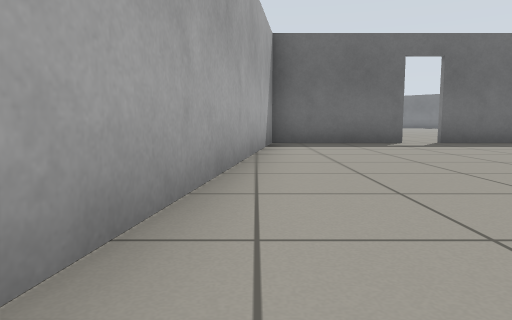
View 1 (above)

19 first-person views from a walk through a Gazebo world. The camera is 0.5 m above the floor, tilts 6° down and sees 70° across. Floor lines are 1 m apart. The floor is counted in squares, 1 m on a side. Each view is taken from the middle of a square. On the plan, view 1 faces up. The plan holds only what a view shows up to about 9 squares ahead; the rest is blank. The place goes on beyond the plan.

View 2
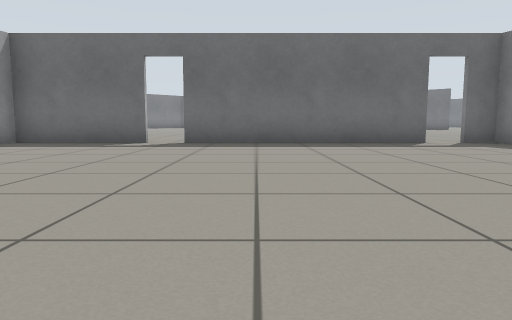

View 3
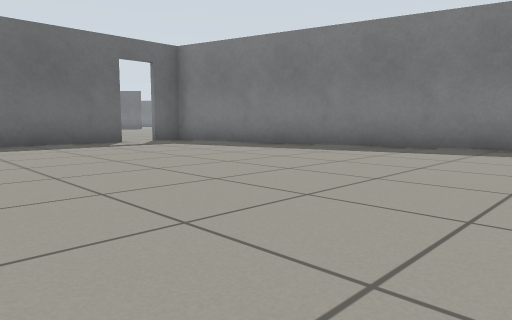

View 4
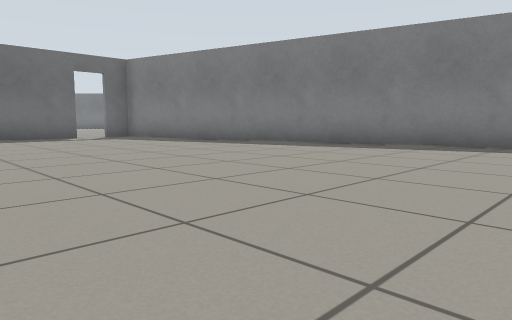

View 5
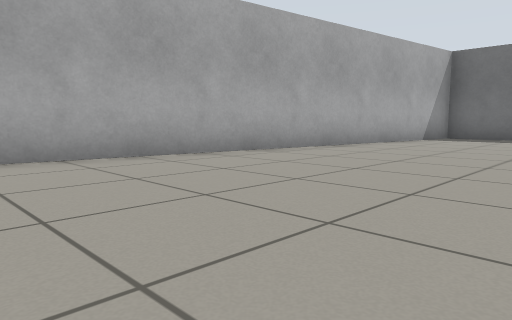

View 6
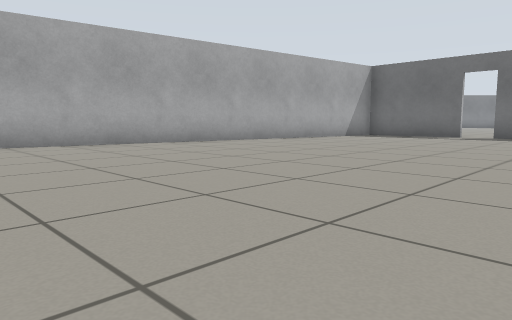

View 7
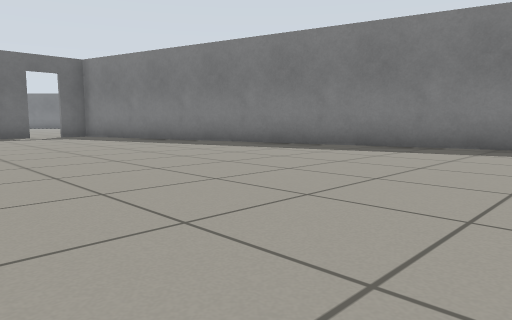

View 8
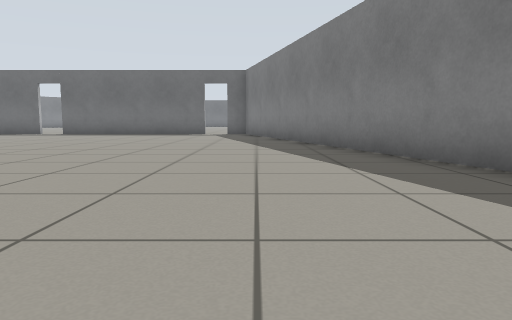

View 9
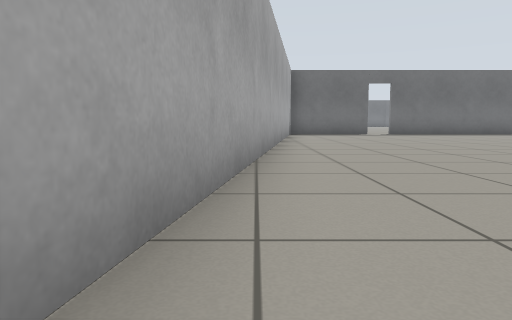

View 10
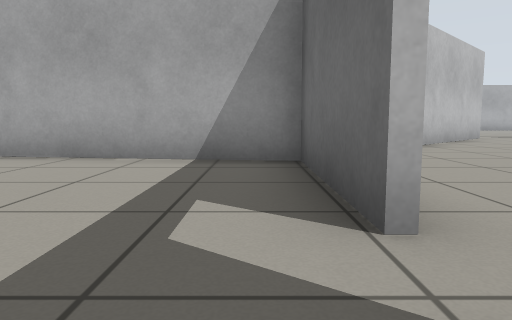

View 11
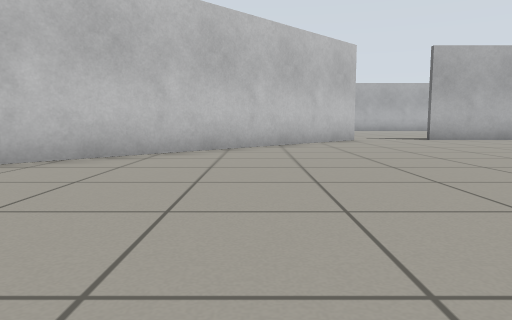

View 12
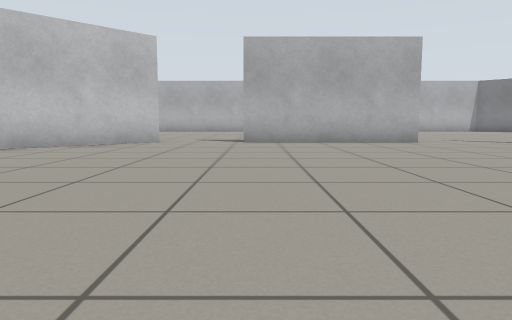

View 13
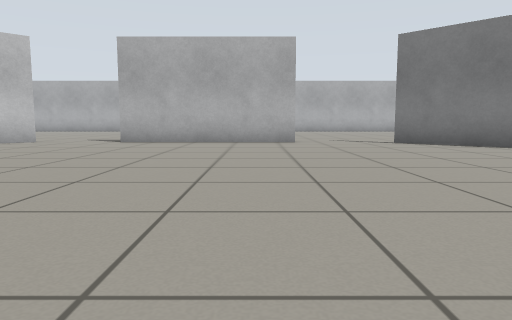

View 14
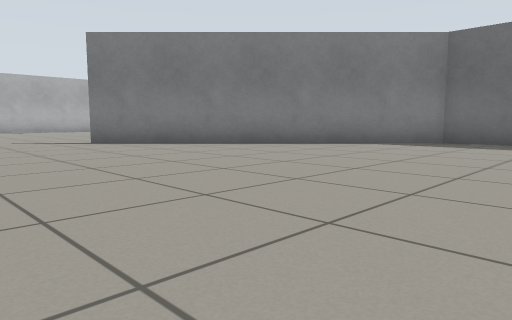

View 15
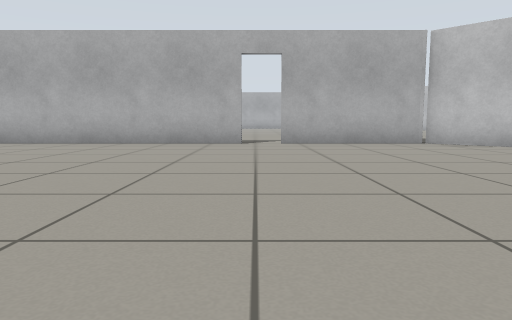

View 16
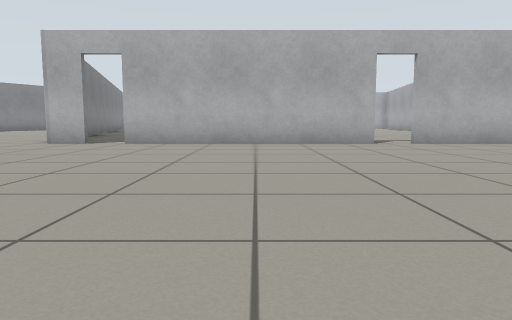

View 17
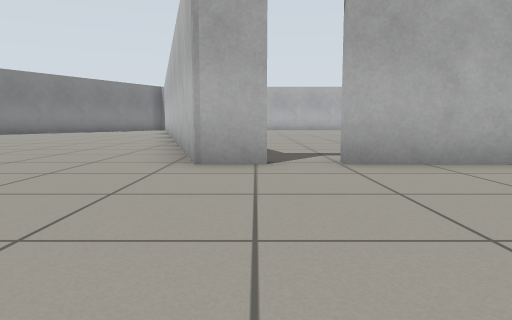

View 18
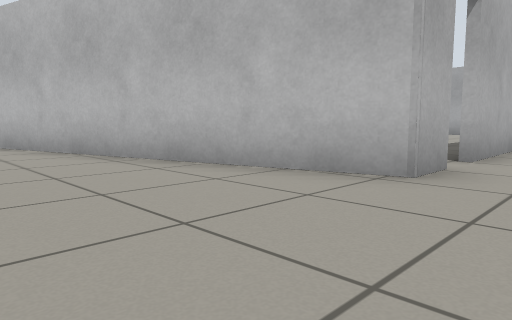

View 19
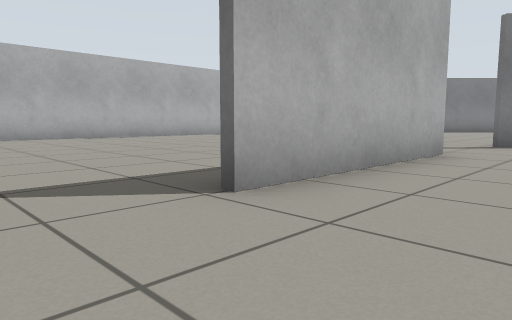

### Floor plan
Points are (right, up) in squares from view 1. A wall is a line through its corners. A room is listed if a view was taken in it or the views show most of it. See-through windows are left out.
Room 1 (views 1, 2, 3, 4, 5, 6, 7, 8, 9, 10)
walls: (3.5, 8.6) (0.4, 8.6); (14.6, -2.7) (11.6, 8.6) (10.9, 8.6); (10, 8.6) (4.2, 8.6); (0.4, 8.4) (-1.6, -5.3)
ways out: open door at (4, 9) to room 2; open door at (10.5, 9) to room 2
Room 2 (views 11, 12, 13, 14, 15, 16, 17, 18, 19)
walls: (4.2, 8.7) (10, 8.7); (10.7, 8.7) (11.7, 8.7) (13.6, 1.8); (0.1, 8.7) (3.5, 8.7); (1.5, 29) (0.1, 29) (-5.7, 23.2); (-5.9, 21) (-5.9, 16.6); (-5.9, 14.7) (0.4, 8.4)
ways out: open door at (4, 9) to room 1; open door at (10.5, 9) to room 1; opening at (-6, 15.5); opening at (-5.7, 22)

Positions as (right, up) in squares from view 1, and headings:
1: (0, 0), facing up
2: (6, 0), facing up
3: (6, 0), facing up-right
4: (6, -3), facing up-right
5: (4, -3), facing up-left
6: (7, -4), facing up-left
7: (7, -4), facing up-right
8: (12, -6), facing up
9: (-1, -6), facing up
10: (5, 8), facing left
11: (4, 12), facing left
12: (3, 17), facing left
13: (3, 20), facing left
14: (3, 20), facing up-left
15: (4, 17), facing down
16: (7, 17), facing down
17: (11, 13), facing down
18: (15, 10), facing down-left
19: (-4, 15), facing up-left
